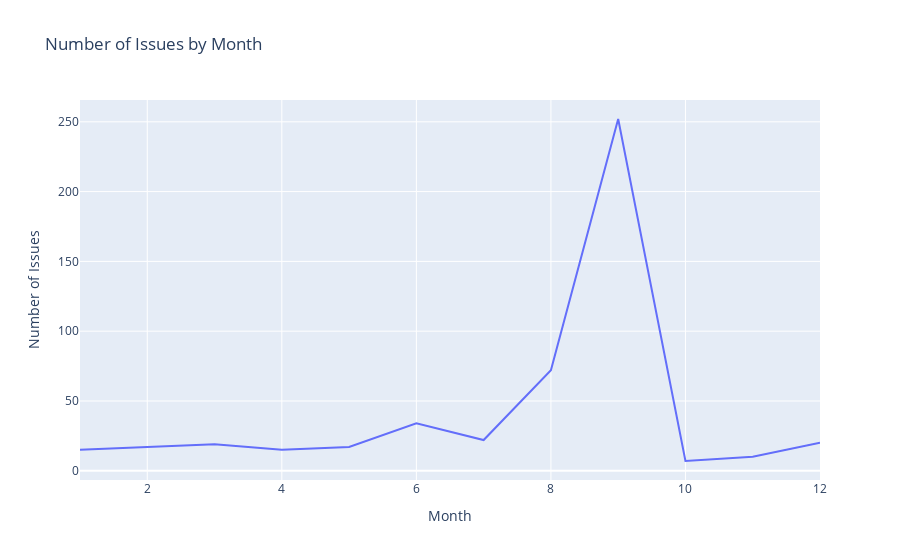

Notebook cell for this chart:
### Markdown cell above
Are there any periods in which we get more issues?#

### Code cell
issues_by_month = issues_df.groupby('month').size().reset_index(name='issue_count')

fig = px.line(issues_by_month, x='month', y='issue_count', 
               title='Number of Issues by Month',
               labels={'month': 'Month', 'issue_count': 'Number of Issues'})
fig.show()

### Figure 1 — Plotly figure (JSON) as saved in the notebook; plotly's stock layout.template omitted (floating-point values rounded to 4 significant figures)
{"data": [{"hovertemplate": "Month=%{x}<br>Number of Issues=%{y}<extra></extra>", "legendgroup": "", "line": {"color": "#636efa", "dash": "solid"}, "marker": {"symbol": "circle"}, "mode": "lines", "name": "", "orientation": "v", "showlegend": false, "type": "scatter", "x": [1, 2, 3, 4, 5, 6, 7, 8, 9, 10, 11, 12], "xaxis": "x", "y": [15, 17, 19, 15, 17, 34, 22, 72, 252, 7, 10, 20], "yaxis": "y"}], "layout": {"legend": {"tracegroupgap": 0}, "title": {"text": "Number of Issues by Month"}, "xaxis": {"anchor": "y", "domain": [0, 1], "title": {"text": "Month"}}, "yaxis": {"anchor": "x", "domain": [0, 1], "title": {"text": "Number of Issues"}}}}
